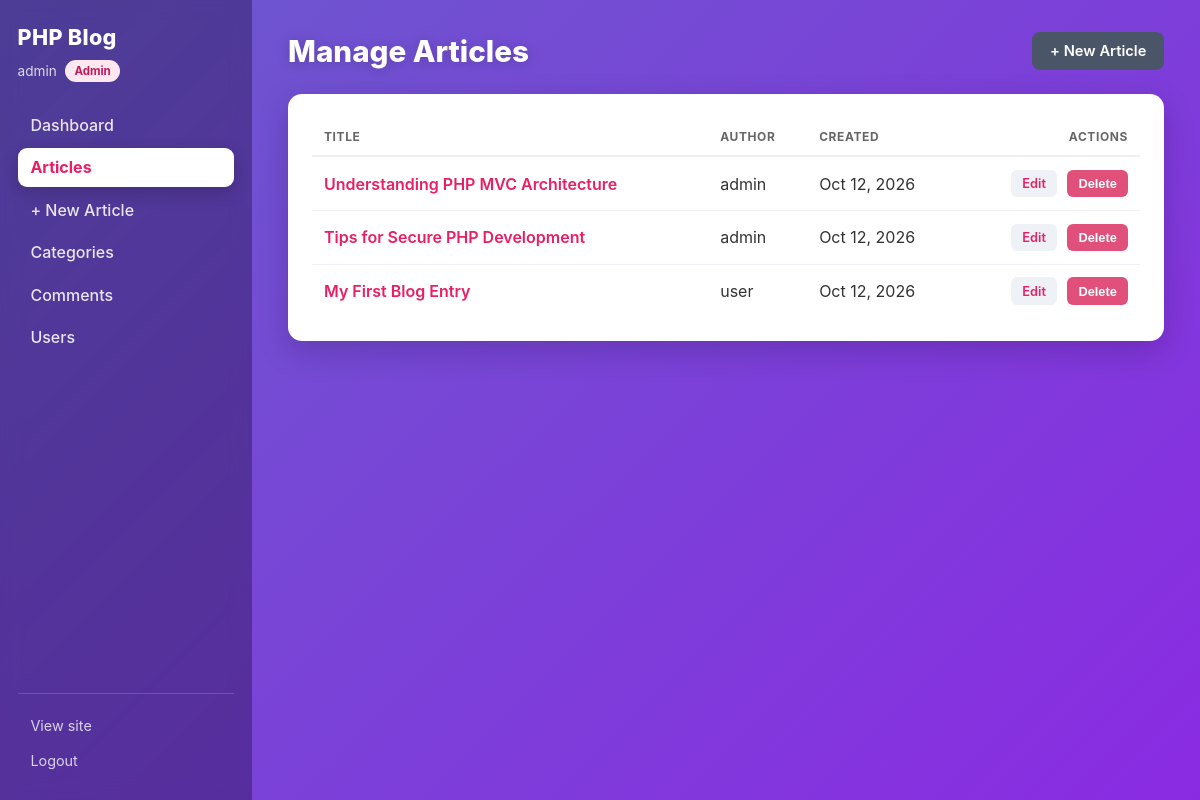
Screenshot of /admin/articles (signed in) with the database file from the repository.
### tables this page shows
CREATE TABLE articles (
    id INT AUTO_INCREMENT PRIMARY KEY,
    title VARCHAR(255) NOT NULL,
    content TEXT NOT NULL,
    user_id INT NOT NULL,
    created_at TIMESTAMP DEFAULT CURRENT_TIMESTAMP,
    updated_at TIMESTAMP DEFAULT CURRENT_TIMESTAMP ON UPDATE CURRENT_TIMESTAMP,
    FOREIGN KEY (user_id) REFERENCES users(id) ON DELETE CASCADE
);

CREATE TABLE users (
    id INT AUTO_INCREMENT PRIMARY KEY,
    username VARCHAR(50) NOT NULL UNIQUE,
    email VARCHAR(100) NOT NULL UNIQUE,
    password VARCHAR(255) NOT NULL,
    role ENUM('admin', 'user') DEFAULT 'user',
    created_at TIMESTAMP DEFAULT CURRENT_TIMESTAMP
);

### app/controllers/BaseController.php (called while the page is built, shortened)
<?php
class BaseController {
    protected function view($view, $data = []) {
        $file = __DIR__ . '/../views/' . $view . '.php';
        if (file_exists($file)) {
            extract($data);
            require_once $file;
        } else {
            throw new Exception("View file not found: " . $file);
        }
    }
    protected function model($model) {
        return new $model();
    }
}

### app/controllers/AdminController.php (called while the page is built, shortened)
<?php
class AdminController extends BaseController {
    public function articles() {
        $article = $this->model('Article');
        $page = max(1, (int) ($_GET['page'] ?? 1));
        $limit = 10;
        $offset = ($page - 1) * $limit;
        if ($this->isAdmin()) {
            $total    = $article->countAll();
            $articles = $article->getAll($limit, $offset);
        } else {
            $total    = $article->countByUserId($_SESSION['user_id']);
            $articles = $article->getByUserId($_SESSION['user_id'], $limit, $offset);
        }
        $data = [
            'articles'    => $articles,
            'total_pages' => (int) ceil($total / $limit),
            'page'        => $page,
        ];
        $this->view('admin/articles', $data);
    }
}

### index.php (called while the page is built, shortened)
<?php
spl_autoload_register(function ($class) {
    $paths = [
        __DIR__ . '/app/controllers/',
        __DIR__ . '/app/models/',
    ];
    foreach ($paths as $path) {
        $file = $path . $class . '.php';
        if (file_exists($file)) {
            return;
        }
    }
});
class Router {
    public function __construct() {
        $url = $this->parseUrl();
        $method = 'index';
        $notFound = false;
        if (!empty($url[0]) && file_exists(__DIR__ . '/app/controllers/' . ucfirst($url[0]) . 'Controller.php')) {
            array_shift($url);
        } elseif (!empty($url[0])) {
            $notFound = true;
        }
        if ($notFound) {
            $controller = new HomeController();
            $method = 'notFound';
        } else {
            $controller = new $controllerName();
            if (!empty($url[0])) {
                if (method_exists($controller, $url[0])) {
                    $method = $url[0];
                    array_shift($url);
                } else {
                    $controller = new HomeController();
                    $method = 'notFound';
                    $url = [];
                }
            } elseif (!method_exists($controller, $method)) {
                $controller = new HomeController();
                $method = 'notFound';
            }
        }
        $params = array_values($url);
        call_user_func_array([$controller, $method], $params);
    }
    public function parseUrl() {
        if (isset($_GET['url'])) {
            return explode('/', filter_var(rtrim($_GET['url'], '/'), FILTER_SANITIZE_URL));
        }
        return [];
    }
}
$router = new Router();

### app/models/Connection.php (called while the page is built)
<?php
class Connection {
    private static $instance = null;
    private $conn;
    private function __construct() {
        try {
            $this->conn = new PDO(
                "mysql:host=" . DB_HOST . ";dbname=" . DB_NAME,
                DB_USER,
                DB_PASS,
                [
                    PDO::ATTR_ERRMODE            => PDO::ERRMODE_EXCEPTION,
                    PDO::ATTR_DEFAULT_FETCH_MODE => PDO::FETCH_ASSOC,
                    PDO::ATTR_EMULATE_PREPARES   => false,
                ]
            );
        } catch (PDOException $e) {
            throw new Exception("Connection failed: " . $e->getMessage());
        }
    }
    public static function getInstance() {
        if (!self::$instance) {
            self::$instance = new Connection();
        }
        return self::$instance;
    }
    public function getConnection() {
        return $this->conn;
    }
}
?>

### app/models/Article.php (called while the page is built, shortened)
<?php
class Article {
    private $conn;
    public function __construct() {
        $this->conn = Connection::getInstance()->getConnection();
    }
    public function getAll($limit, $offset) {
        $stmt = $this->conn->prepare("SELECT articles.*, users.username FROM articles JOIN users ON articles.user_id = users.id ORDER BY created_at DESC LIMIT :limit OFFSET :offset");
        $stmt->bindValue(':limit', (int) $limit, PDO::PARAM_INT);
        $stmt->bindValue(':offset', (int) $offset, PDO::PARAM_INT);
        $stmt->execute();
        return $stmt->fetchAll(PDO::FETCH_ASSOC);
    }
}

### app/views/admin/articles.php (the view, shortened to what this page needs)
<?php include 'includes/header.php'; ?>
<div class="page-head">
    <h1><?php echo $isAdminUser ? 'Manage Articles' : 'My Articles'; ?></h1>
    <a class="btn btn-primary" href="/admin/add_article">+ New Article</a>
</div>
<div class="panel">
    <?php if (empty($articles)): ?>
        <p class="empty">No articles yet.</p>
    <?php else: ?>
        <table class="data">
            <thead>
                <tr>
                    <th>Title</th>
                    <th>Author</th>
                    <th>Created</th>
                    <th class="right">Actions</th>
                </tr>
            </thead>
            <tbody>
                <?php foreach ($articles as $art): ?>
                <tr>
                    <td><a href="/single/show/<?php echo $art['id']; ?>"><?php echo htmlspecialchars($art['title']); ?></a></td>
                    <td><?php echo htmlspecialchars($art['username']); ?></td>
                    <td><?php echo date('M j, Y', strtotime($art['created_at'])); ?></td>
                    <td class="right actions">
                        <a class="btn btn-light btn-sm" href="/admin/edit_article/<?php echo $art['id']; ?>">Edit</a>
                        <form method="POST" action="/admin/delete_article/<?php echo $art['id']; ?>" class="inline" onsubmit="return confirm('Delete this article?');">
                            <button type="submit" class="btn btn-danger btn-sm">Delete</button>
                        </form>
                    </td>
                </tr>
                <?php endforeach; ?>
            </tbody>
        </table>
    <?php endif; ?>
</div>
<?php include 'includes/footer.php'; ?>

### assets/css/style.css (style rules this page uses)
:root { --pink: #e91e63; --pink-dark: #c2185b; --slate: #4a5568; --slate-dark:#3d475a; --ink: #333333; --muted: #666666; --card-bg: #ffffff; --gradient: linear-gradient(135deg, #6a5acd 0%, #8a2be2 100%); }
* { box-sizing: border-box; }
html, body { margin: 0; padding: 0; }
body { min-height: 100vh; font-family: Inter, Roboto, "Helvetica Neue", Arial, sans-serif; background: var(--gradient) fixed; background-attachment: fixed; color: #ffffff; -webkit-font-smoothing: antialiased; }
a { color: inherit; text-decoration: none; }
.page-head { display: flex; justify-content: space-between; align-items: center; gap: 1rem; flex-wrap: wrap; margin-bottom: 1.5rem; }
.page-head h1 { margin: 0; color: #fff; font-size: 1.85rem; font-weight: 800; text-shadow: 0 2px 14px rgba(0, 0, 0, .2); }
.panel { background: #fff; border-radius: 14px; padding: 1.5rem; box-shadow: 0 10px 30px rgba(30, 10, 60, .22); color: var(--ink); margin-bottom: 1.75rem; }
table.data { width: 100%; border-collapse: collapse; }
table.data th { text-align: left; font-size: .75rem; text-transform: uppercase; letter-spacing: .6px; color: var(--muted); padding: .7rem .75rem; border-bottom: 2px solid #f0edf6; white-space: nowrap; }
table.data td { padding: .8rem .75rem; border-bottom: 1px solid #f2f0f7; vertical-align: middle; color: var(--ink); }
table.data tbody tr:last-child td { border-bottom: none; }
table.data td.right, table.data th.right { text-align: right; }
table.data a { color: var(--pink); font-weight: 600; }
.actions { white-space: nowrap; }
.actions .btn { margin-left: .35rem; }
form.inline { display: inline; }
.btn { display: inline-block; border: none; border-radius: 8px; padding: .62rem 1.1rem; font-size: .92rem; font-weight: 600; cursor: pointer; text-decoration: none; transition: background .15s, color .15s; }
.btn-primary { background: var(--slate); color: #fff; }
.btn-danger { background: #e0507a; color: #fff; }
.btn-light { background: #eef1f6; color: var(--slate); }
.btn-sm { padding: .38rem .7rem; font-size: .8rem; border-radius: 6px; }

### rows the page displays
articles: title "Understanding PHP MVC Architecture", user.username "admin", created_at "Oct 12, 2026"
articles: title "Tips for Secure PHP Development", user.username "admin", created_at "Oct 12, 2026"
articles: title "My First Blog Entry", user.username "user", created_at "Oct 12, 2026"

### other values shown
$_SESSION['username'] "admin"
$_SESSION['role'] "Admin"
